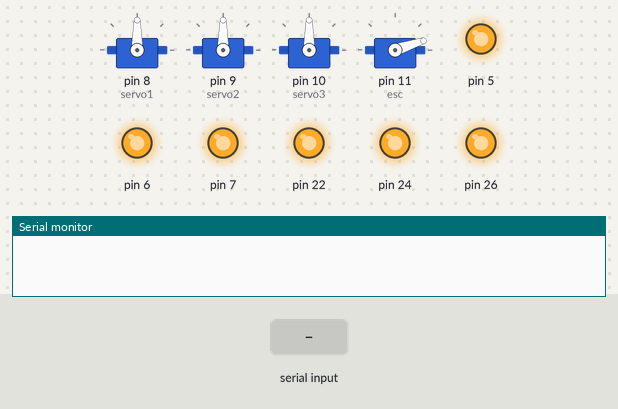
The sketch below on a simulated Arduino Mega 2560, built with avr-gcc and run on an emulated ATmega2560. Parts: 4 × servo, output pins drawn as LEDs (lit = HIGH), the last lines printed to the serial monitor. The test bench sets the inputs (shaded band).

Above: at 1.2 s.
1.3 s: "rdrm" received over the second serial link
At 3.1 s:
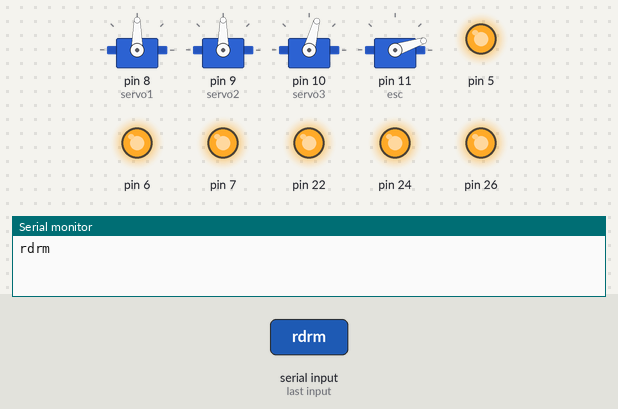
3.8 s: "sp1" received over the second serial link
At 6.0 s:
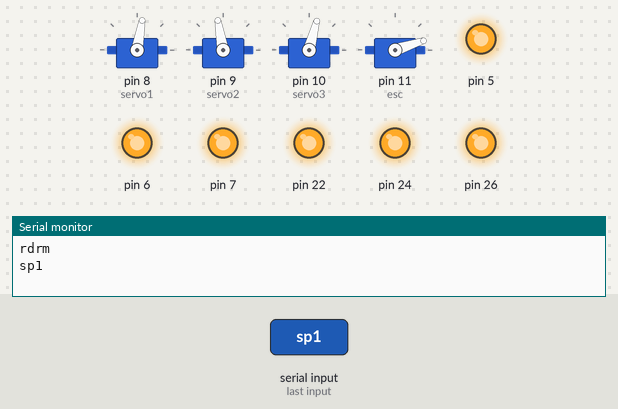
6.3 s: "rdrp" received over Serial
At 8.1 s:
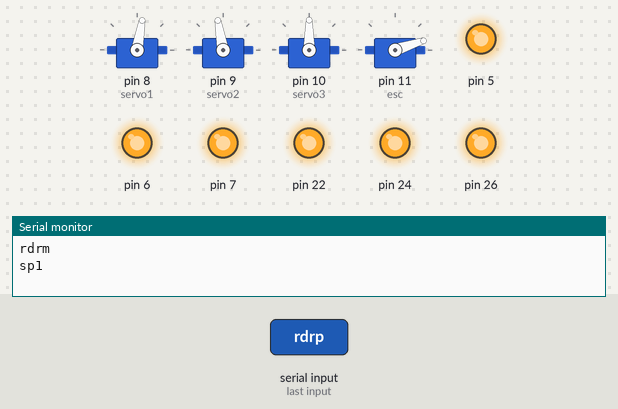
8.8 s: "rdrp" received over the second serial link
At 11.0 s:
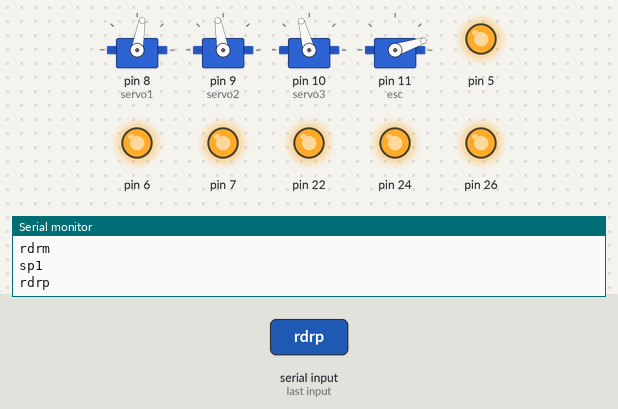
11.3 s: "sm1" received over the second serial link
At 13.0 s:
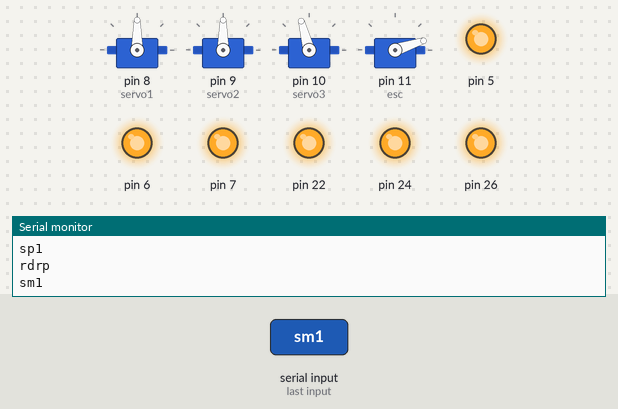
13.8 s: "sm1" received over Serial
At 16.2 s:
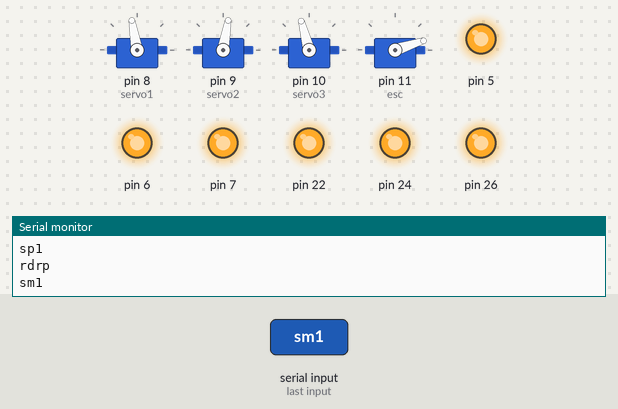
Timing chart, 0 to 17.3 s (numbered marks = the images above; inputs shaded):
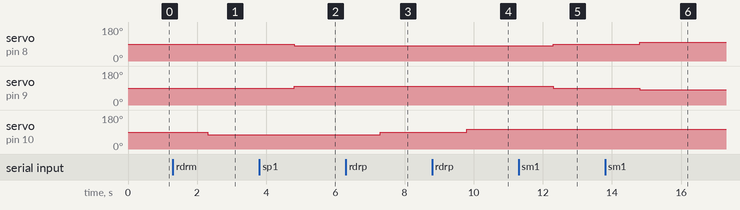

The sketch:

submarine-controller.ino
```cpp
#include<Servo.h>
Servo servo1,servo2,servo3,esc;
int servo1_angle=90,servo2_angle=90,servo3_angle=90;
int propeller_flag=0;


boolean Direction;
int duration;


String c;
char cd;

int sv=0,sv_flag=0,pmp=0,pmp_flag=0;
int ssv=0,ssv_flag=0,spmp=0,spmp_flag=0;

int bldc_speed;

void setSpeed(int speed){
  int angle = map(speed, 0, 100, 0, 180);
  esc.write(angle);
}

void setup()
{
  Serial.begin(9600);
  Serial1.begin(9600);  //this serial for bluetooth communication

  //PWM pins from 2-13 & 44-46
  servo1.attach(8);
  servo2.attach(9);

  servo3.attach(10); //this servo is for radar control

  esc.attach(11); //BLDC attached to pin 11 for speed control
  bldc_speed=10;
  setSpeed(bldc_speed);

  servo1.write(90);
  servo2.write(90);

  //this servo is for radar
  servo3.write(90);


  //2 pins for 2 solenoid valves
  pinMode(22,OUTPUT);
  pinMode(24,OUTPUT);

  digitalWrite(22,HIGH);
  digitalWrite(24,HIGH);

  //4 pins for 4 pumps
  pinMode(5,OUTPUT);
  pinMode(6,OUTPUT);
  pinMode(7,OUTPUT);
  pinMode(26,OUTPUT);

  digitalWrite(5,HIGH);
  digitalWrite(6,HIGH);
  digitalWrite(7,HIGH);
  digitalWrite(26,HIGH);

  //set pin 11 to ouput mode for controlling bldc
  pinMode(11,OUTPUT);
}


void loop(){

  if(Serial.available()) c=Serial.readString();

  if(Serial1.available()){
    c=Serial1.readString();
    Serial.println(c);
  }

  if(c=="propeller"){
    propeller_flag=(!propeller_flag);
    Serial.println("propeller state"+propeller_flag);
  }


  if(c=="rdrm"){
    servo3_angle-=5;
    servo3.write(servo3_angle);
  }
  if(c=="rdrp"){
    servo3_angle+=5;
    servo3.write(servo3_angle);
  }


    //two servo control for sail/stern plane
  if(c=="sp1"){
    servo1_angle-=10;
    servo2_angle+=10;
    if(servo1_angle<0) servo1_angle=0;
    if(servo2_angle>180) servo2_angle=180;
    servo1.write(servo1_angle);
    servo2.write(servo2_angle);

  }
    //two servo control for sail/stern plane
  if(c=="sm1"){
    servo1_angle+=10;
    servo2_angle-=10;
    if(servo1_angle>180) servo1_angle=180;
    if(servo2_angle<0) servo2_angle=0;
    servo1.write(servo1_angle);
    servo2.write(servo2_angle);
  }

  //this servo controls the radar to move left or right
  if(c=="rdrp"){
    servo3_angle+=10;
    if(servo3_angle>180) servo3_angle=180;
    servo3.write(servo3_angle);
  }

  if(c=="rdrm"){
    servo3_angle-=10;
    if(servo3_angle<0) servo3_angle=0;
    servo3.write(servo3_angle);
  }


  //sv controls solenoid valve, pmp controls the pumps
  if(c=="sv" || c=="sv\n"){
    if(!propeller_flag){
      sv=(!sv);
      sv_flag=1;
    }
    else{
      bldc_speed-=1;
      if(bldc_speed<10){
        bldc_speed=10;
      }
      setSpeed(bldc_speed);
      delay(500);
      Serial.println(bldc_speed);
    }
  }


  if(c=="pmp" || c=="pmp\n"){
    if(!propeller_flag){
      pmp=(!pmp);
      pmp_flag=1;
    }
    else{
      bldc_speed+=1;
      if(bldc_speed>100){
        bldc_speed=100;
      }
      setSpeed(bldc_speed);
      delay(500);
      Serial.println(bldc_speed);
    }
  }

  if(c=="spmp" || c=="spmp\n"){
    spmp=(!spmp);
    spmp_flag=1;
  }

  if(sv && sv_flag){
      digitalWrite(22,HIGH);
      digitalWrite(24,HIGH);
      Serial.println("solenoid valve "+sv);
  }


  if(!sv & sv_flag) {
    digitalWrite(22,LOW);
    digitalWrite(24,LOW);
    Serial.println("solenoid valve "+sv);
  }


  if(pmp && pmp_flag){
      digitalWrite(5,HIGH);
      digitalWrite(6,HIGH);
      Serial.println("pump "+pmp);
  }

  else if(!pmp & pmp_flag) {
    digitalWrite(5,LOW);
    digitalWrite(6,LOW);
    Serial.println("pump "+pmp);
  }

  if(spmp && spmp_flag){
      digitalWrite(7,HIGH);
      digitalWrite(26,HIGH);
  }

  else if(!spmp && spmp_flag){
      digitalWrite(7,LOW);
      digitalWrite(26,LOW);
  }

  sv_flag=0;
  pmp_flag=0;
  ssv_flag=0;
  spmp_flag=0;
  c="";
}
```

Measured:
- after the input at 1.3 s, servo on pin 10 (servo3): 90° → 75° after 1.0 s
- after the input at 3.8 s, servo on pin 8 (servo1): 90° → 80° after 1.0 s; servo on pin 9 (servo2): 90° → 100° after 1.0 s
- after the input at 6.3 s, servo on pin 10 (servo3): 75° → 90° after 1.0 s
- after the input at 8.8 s, servo on pin 10 (servo3): 90° → 105° after 1.0 s
- after the input at 11.3 s, servo on pin 8 (servo1): 80° → 90° after 1.0 s; servo on pin 9 (servo2): 100° → 90° after 1.0 s
- after the input at 13.8 s, servo on pin 8 (servo1): 90° → 100° after 1.0 s; servo on pin 9 (servo2): 90° → 80° after 1.0 s
